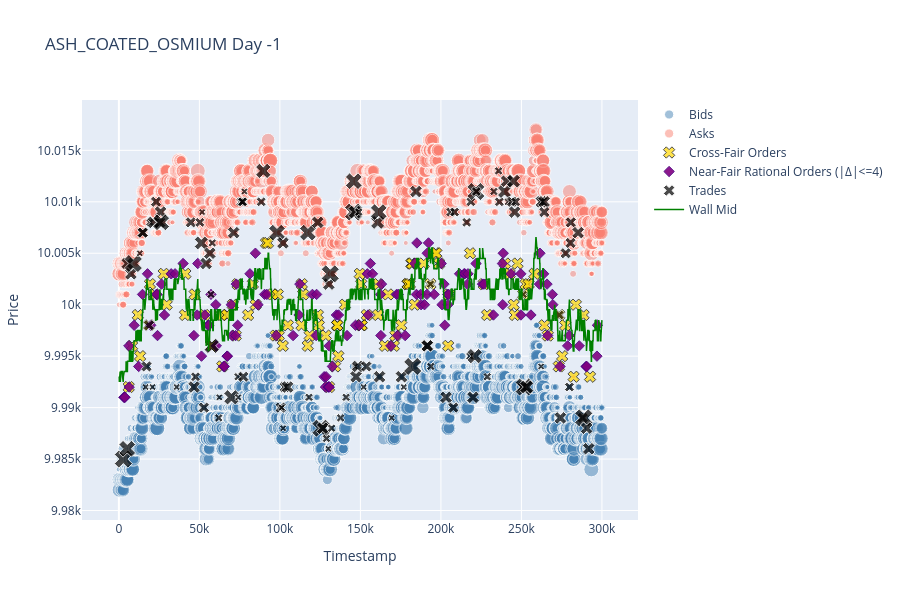

Write notebook code for a chart like this one.
### Code cell
# Orderbook 散点图 + wall mid + trades
# 节选一个时间片段，避免一次性绘制全量数据导致内存压力
plot_start_ts = None      # 例如: 350000
plot_end_ts = None        # 例如: 450000
default_window = 300000   # 当 start/end 未指定时，默认只画前 100000ms

base_slice = prices_long.filter(pl.col('product') == PRODUCT)
if DAY is not None and 'day' in base_slice.columns:
    base_slice = base_slice.filter(pl.col('day') == DAY)

if base_slice.height > 0:
    ts_min = int(base_slice['timestamp'].min())
    ts_max = int(base_slice['timestamp'].max())
    if plot_start_ts is None:
        plot_start_ts = ts_min
    if plot_end_ts is None:
        plot_end_ts = min(ts_max, plot_start_ts + default_window)

print(f'Plot window: [{plot_start_ts}, {plot_end_ts}]')

fig = plot_orderbook_scatter(
    prices_long, trades, product=PRODUCT, day=DAY, wall_mid_df=wall_mid_df,
    start_ts=plot_start_ts,
    end_ts=plot_end_ts,
    filter_by_volume=FILTER_BY_VOLUME,
    min_order_volume=MIN_ORDER_VOLUME,
    min_trade_quantity=MIN_TRADE_QUANTITY,
    # use_resampler=True,  # 暂时注释掉重采样
    use_resampler=False,
)
fig.show()
